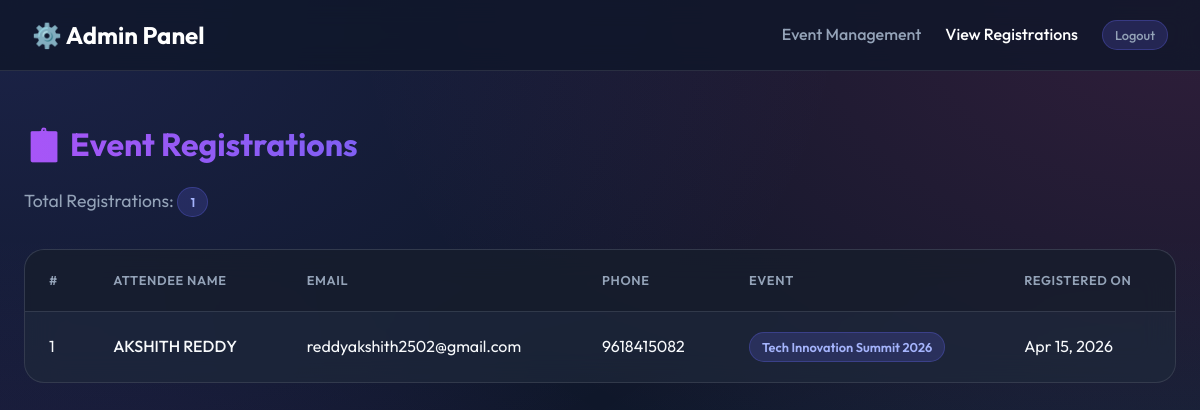
Page /admin/registrations (signed in) on the earlier database version.
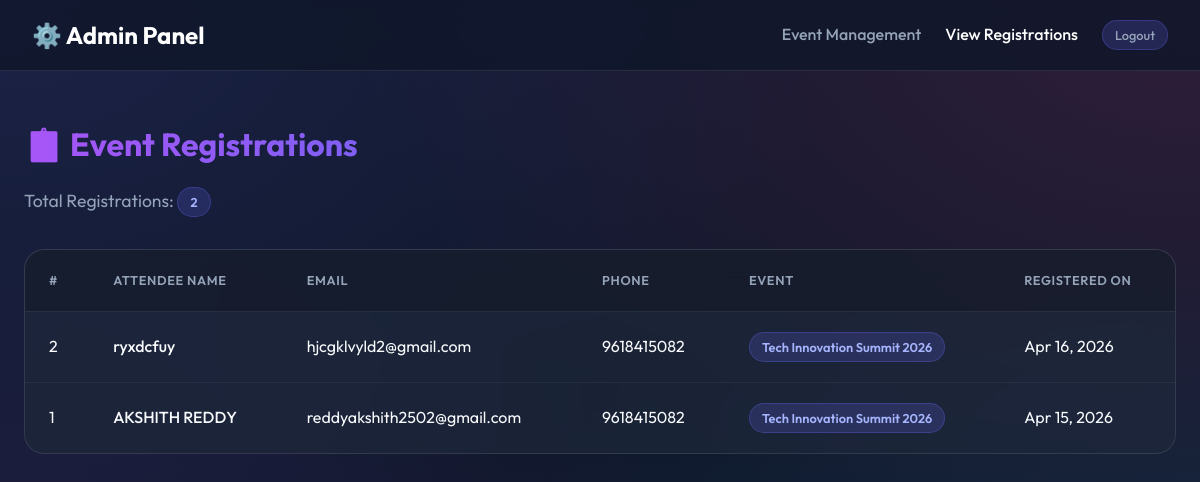
Same page on the later database version.
### app.py (models this page shows)
class Registration(db.Model):
    id = db.Column(db.Integer, primary_key=True)
    full_name = db.Column(db.String(100), nullable=False)
    email = db.Column(db.String(120), nullable=False)
    phone = db.Column(db.String(15))
    event_id = db.Column(db.Integer, db.ForeignKey('event.id'), nullable=False)
    created_at = db.Column(db.DateTime, default=datetime.utcnow)

class Event(db.Model):
    id = db.Column(db.Integer, primary_key=True)
    name = db.Column(db.String(100), nullable=False)
    description = db.Column(db.Text, nullable=False)
    date = db.Column(db.String(50), nullable=False)
    location = db.Column(db.String(100), nullable=False)
    registrations = db.relationship('Registration', backref='event', lazy=True, cascade="all, delete-orphan")

### app.py (the view)
@app.route('/admin/registrations')
@login_required
def registrations():
    all_regs = Registration.query.order_by(Registration.created_at.desc()).all()
    return render_template('registrations.html', registrations=all_regs)

### app.py (called while the page is built)
def login_required(f):
    @wraps(f)
    def decorated_function(*args, **kwargs):
        if not session.get('logged_in'):
            return redirect(url_for('admin_login'))
        return f(*args, **kwargs)
    return decorated_function

### templates/registrations.html (shortened to what this page needs)
<!DOCTYPE html>
<html lang="en">
<head>
  <link rel="stylesheet" href="{{ url_for('static', filename='style.css') }}">
</head>
<body>
  <nav class="navbar">
    <a href="/admin/events" class="nav-brand">⚙️ Admin Panel</a>
    <div class="nav-links">
      <a href="/admin/events">Event Management</a>
      <a href="/admin/registrations" style="color: #fff;">View Registrations</a>
      <a href="/admin/logout" class="badge">Logout</a>
    </div>
  </nav>
  <div class="container">
    <div class="page-header" style="text-align: left; margin-bottom: 2rem;">
      <h1 style="font-size: 2rem;">📋 Event Registrations</h1>
      <p>Total Registrations: <span class="badge">{{ registrations|length }}</span></p>
    </div>
    <div class="table-container">
      {% if registrations %}
      <table>
        <thead>
          <tr>
            <th>#</th>
            <th>Attendee Name</th>
            <th>Email</th>
            <th>Phone</th>
            <th>Event</th>
            <th>Registered On</th>
          </tr>
        </thead>
        <tbody>
          {% for reg in registrations %}
          <tr>
            <td>{{ reg.id }}</td>
            <td style="font-weight: 500;">{{ reg.full_name }}</td>
            <td>{{ reg.email }}</td>
            <td>{{ reg.phone or '—' }}</td>
            <td><span class="badge">{{ reg.event.name }}</span></td>
            <td>{{ reg.created_at.strftime('%b %d, %Y') }}</td>
          </tr>
          {% endfor %}
        </tbody>
      </table>
      {% else %}
      <div class="empty-state">
        <h3>No registrations yet.</h3>
        <p>Once users register for events, they will appear here.</p>
      </div>
      {% endif %}
    </div>
  </div>
</body>
</html>

### static/style.css (style rules this page uses)
:root { --primary: #6366f1; --primary-hover: #4f46e5; --bg-color: #0f172a; --panel-bg: rgba(30, 41, 59, 0.7); --text-main: #f8fafc; --text-muted: #94a3b8; --border-color: rgba(255, 255, 255, 0.1); --danger: #ef4444; --success: #10b981; }
* { margin: 0; padding: 0; box-sizing: border-box; }
body { font-family: 'Outfit', sans-serif; background-color: var(--bg-color); background-image: radial-gradient(at 0% 0%, rgba(99, 102, 241, 0.15) 0px, transparent 50%), radial-gradient(at 100% 0%, rgba(236, 72, 153, 0.15) 0px, transparent 50%), radial-gradient(at 100% 100%, rgba(56, 189, 248, 0.15) 0px, transparent 50%), radial-gradient(at 0% 100%, rgba(168, 85, 247, 0.15) 0px, transparent 50%); background-attachment: fixed; color: var(--text-main); line-height: 1.6; min-height: 100vh; }
.navbar { backdrop-filter: blur(12px); background-color: rgba(15, 23, 42, 0.8); border-bottom: 1px solid var(--border-color); padding: 1rem 2rem; display: flex; justify-content: space-between; align-items: center; position: sticky; top: 0; z-index: 100; }
.nav-brand { font-size: 1.5rem; font-weight: 700; color: #fff; text-decoration: none; display: flex; align-items: center; gap: 0.5rem; }
.nav-links { display: flex; gap: 1.5rem; align-items: center; }
.nav-links a { color: var(--text-muted); text-decoration: none; font-weight: 500; transition: color 0.3s ease; }
.container { max-width: 1200px; margin: 3rem auto; padding: 0 1.5rem; }
.page-header { text-align: center; margin-bottom: 3rem; animation: fadeInDown 0.8s ease-out; }
.page-header h1 { font-size: 3rem; font-weight: 700; background: linear-gradient(to right, #a855f7, #6366f1, #38bdf8); -webkit-background-clip: text; -webkit-text-fill-color: transparent; margin-bottom: 1rem; }
.page-header p { color: var(--text-muted); font-size: 1.1rem; }
.table-container { background: var(--panel-bg); backdrop-filter: blur(16px); border: 1px solid var(--border-color); border-radius: 20px; overflow: hidden; animation: slideUp 0.6s ease-out; }
table { width: 100%; border-collapse: collapse; }
th, td { padding: 1.25rem 1.5rem; text-align: left; border-bottom: 1px solid rgba(255, 255, 255, 0.05); }
th { background: rgba(0, 0, 0, 0.2); font-weight: 600; color: var(--text-muted); text-transform: uppercase; font-size: 0.8rem; letter-spacing: 0.05em; }
tr:last-child td { border-bottom: none; }
.badge { display: inline-block; padding: 0.25rem 0.75rem; border-radius: 9999px; font-size: 0.8rem; font-weight: 600; background: rgba(99, 102, 241, 0.2); color: #a5b4fc; border: 1px solid rgba(99, 102, 241, 0.3); }

Differences in the rows shown:
added Registration: id "2", full_name "ryxdcfuy", email "hjcgklvyld2@gmail.com", phone "9618415082", event.name "Tech Innovation Summit 2026", created_at "Apr 16, 2026"
Other differences:
{{ registrations|length }}: "1" → "2"
